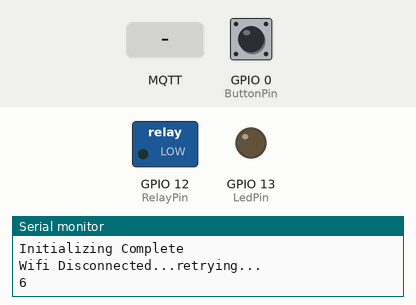
This sketch was run on a simulated ESP8266 (NodeMCU). Shown: switched loads named in the sketch (green lamp = pin HIGH), output pins drawn as LEDs (lit = HIGH), the last lines printed to the serial monitor. Inputs (shaded band) come from the test bench; at power-on: GPIO 0 (ButtonPin) HIGH. WiFi joins after 1.5 s; servers stay silent unless stated; random numbers use the default seed unless the sketch sets one; no MQTT or app messages arrive unless stated.

Above: at 1.5 s.
1.6 s: GPIO 0 (ButtonPin) pulled LOW for 0.15 s
At 2.5 s:
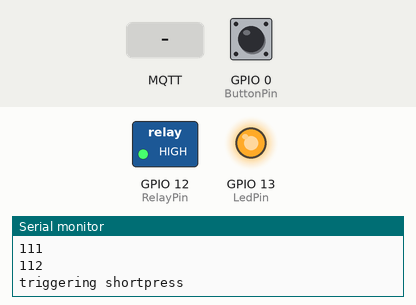
6.2 s: MQTT message "0" arrives on the first subscribed topic
At 6.5 s:
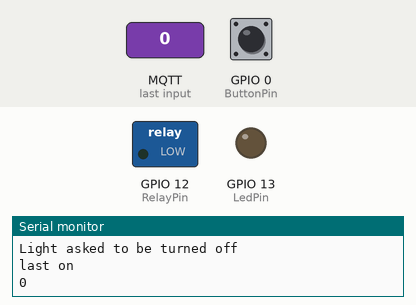
7.7 s: GPIO 0 (ButtonPin) pulled LOW for 1 s
At 9.6 s:
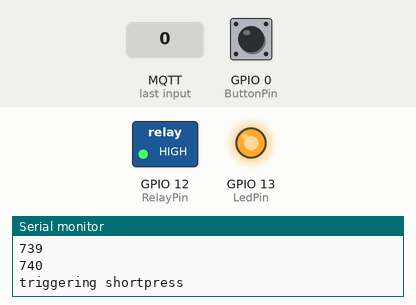
10.2 s: MQTT message "2" arrives on the first subscribed topic
At 10.7 s:
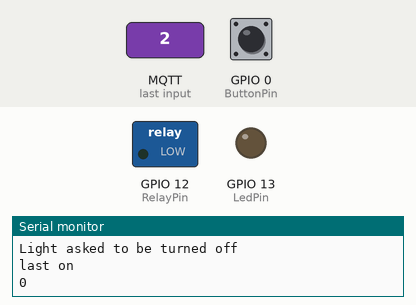
Timing chart, 0 to 12.7 s (numbered marks = the images above; inputs shaded):
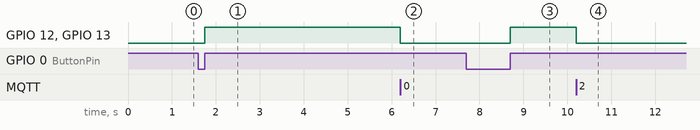

The sketch:

9-29-19.ino
```cpp
#include <ESP8266WiFi.h>
#include <PubSubClient.h>
#include <ArduinoOTA.h>

// Wifi and MQTT types
WiFiClient espClient;
PubSubClient client(espClient);

  unsigned long currentMillis = millis();

  int RelayPin = 12;
  int LedPin = 13;
  int ButtonPin = 0;

// Variables for Wifi
  const char* ssid = "Media2.4ghz";
  const char* password = "Leonardo";
  const char* host = "devtest";
  unsigned long previousMillisWifi;

// Variables for MQTT
  const char* mqtt_server = "192.168.50.100";
  const char* mqtt_user = "nstrand";
  const char* mqtt_pass = "Porkchop912254";
  const char* InTopic = "/test/in";
  const char* OutTopic = "/test/out";
  unsigned long previousMillisMQTT;
  String clientId = "devtest-";

// Variables for Button/Math
  unsigned long previousMillisLongPress;
  bool pressPending = false;
  bool lastButton = false;
  bool lastOn = false;
  bool longPress = false;
  int heldTime = 0;
  int longPressAmount = 2000; // delay before it's a "long press"
  int longPressDelay = 10000; // 10 seconds delay

void setup() {
  Serial.begin(115200);
  pinMode(RelayPin, OUTPUT);
  pinMode(LedPin, OUTPUT);
  pinMode(ButtonPin, INPUT);
  Serial.println("MAC: " + WiFi.macAddress());
  initializeWifi();
  initializeMQTT();
  initializeOTA();
  Serial.println("Initializing Complete");
}

void loop() {
  // PubSub checks
  client.loop();
  // OTA Handle
  ArduinoOTA.handle();
  // Check the button and count
  buttonWatch();
  // Check Wifi Connection, reconnect if offline
  if (WiFi.status() != WL_CONNECTED) {
    connectWifi();
  // Check MQTT Connection, reconnect if offline
  } else if (!client.connected()) {
    if (currentMillis - previousMillisMQTT >= 5000) {
      connectMQTT();
      previousMillisMQTT = currentMillis;
    } else {
      // Variables for Delays
    }
  }
}

void initializeWifi() {
  Serial.println("Initializing WiFi");
  WiFi.hostname(host);
  delay(50);
  WiFi.begin(ssid, password);
  delay(50);
  WiFi.mode(WIFI_STA); // Makes it only a Wifi client, not an AP
  delay(50);
  connectWifi();
  Serial.println("WiFi Initialized");
}

void initializeMQTT() {
  Serial.println("Initializing MQTT");
  delay(50);
  client.setServer(mqtt_server, 1883);
  delay(50);
  client.setCallback(callback);
  delay(50);
  connectMQTT();
  Serial.println("MQTT Initialized");
}

void callback(char* topic, byte* payload, unsigned int length) {
  Serial.print("Message arrived [");
  Serial.print(topic);
  Serial.print("] ");
  for (int i = 0; i < length; i++) {
    Serial.print((char)payload[i]);
  }
  Serial.println();
  if ((char)payload[0] == '1') {
    lightStatus(true);
  } else {
    lightStatus(false);
  }
}

void initializeOTA() {
  Serial.println("Booting OTA");
  // Port defaults to 8266
  //ArduinoOTA.setPort(8266);
  // Hostname defaults to esp8266-[ChipID]
  ArduinoOTA.setHostname(host);
  // No authentication by default
  ArduinoOTA.setPassword("admin");
  // Password can be set with it's md5 value as well
  // MD5(admin) = 21232f297a57a5a743894a0e4a801fc3
  // ArduinoOTA.setPasswordHash("21232f297a57a5a743894a0e4a801fc3");
  ArduinoOTA.onStart([]() {
    String type;
    if (ArduinoOTA.getCommand() == U_FLASH) {
      type = "sketch";
    } else { // U_SPIFFS
      type = "filesystem";
    }
    // NOTE: if updating SPIFFS this would be the place to unmount SPIFFS using SPIFFS.end()
    Serial.println("Start updating " + type);
  });
  ArduinoOTA.onEnd([]() {
    Serial.println("\nEnd");
  });
  ArduinoOTA.onProgress([](unsigned int progress, unsigned int total) {
    Serial.printf("Progress: %u%%\r", (progress / (total / 100)));
  });
  ArduinoOTA.onError([](ota_error_t error) {
    Serial.printf("Error[%u]: ", error);
    if (error == OTA_AUTH_ERROR) {
      Serial.println("Auth Failed");
    } else if (error == OTA_BEGIN_ERROR) {
      Serial.println("Begin Failed");
    } else if (error == OTA_CONNECT_ERROR) {
      Serial.println("Connect Failed");
    } else if (error == OTA_RECEIVE_ERROR) {
      Serial.println("Receive Failed");
    } else if (error == OTA_END_ERROR) {
      Serial.println("End Failed");
    }
  });
  ArduinoOTA.begin();
  Serial.println("Ready");
  Serial.print("IP address: ");
  Serial.println(WiFi.localIP());
}

// Reconnect processes
void connectWifi() {
  // Variables for Delays
  const long interval = 1000;
  //
  if (WiFi.status() != WL_CONNECTED) {
    if (currentMillis - previousMillisWifi >= interval) {
      Serial.println("Wifi Disconnected...retrying...");
      previousMillisWifi = currentMillis;
      Serial.println(WiFi.status());
    }
  }
}

void connectMQTT() {
  const char* message_buffer;
  lastOn = digitalRead(RelayPin);
  //
  if (lastOn == 1) {
    message_buffer = "1";
  }
  else {
    message_buffer = "0";
  }
  if (!client.connected() && WiFi.status() == WL_CONNECTED) {
    Serial.println("Attempting MQTT connection...");
    // Create a random client ID
    clientId += String(random(0xffff), HEX);
    // Attempt to connect
    if (client.connect(host,mqtt_user,mqtt_pass)) {
      Serial.println("connected");
      // Once connected, publish current status...
      client.publish(OutTopic, message_buffer, 1);
      client.publish(InTopic, message_buffer, 1);
      Serial.println("Message Buffer:");
      Serial.println(message_buffer);
      Serial.println("Last on:");
      Serial.println(lastOn );
      // ... and resubscribe
      client.subscribe(InTopic);
    } else {
      Serial.print("failed, rc=");
      Serial.print(client.state());
    }
  }
}

void buttonWatch () {
  int buttonStatus = digitalRead(ButtonPin);
  lastOn = digitalRead(RelayPin);
  currentMillis = millis();
  if (buttonStatus == LOW) {
    if (!lastButton) {
      cleanup();
      Serial.print("fresh press");
      lastButton = true;
      previousMillisLongPress = currentMillis;
      pressPending = true;
    }
    buttonCounter();
  } else {
    lastButton = false;
    if (pressPending == true) {
      if (longPress == true) {
        if (currentMillis - previousMillisLongPress >= longPressDelay) {
          Serial.println("triggering longpress");
          lightToggle();
          previousMillisLongPress = currentMillis;
        }
      } else {
        Serial.println("triggering shortpress");
        lightToggle();
      }
    }
  }
}

void cleanup() {
  pressPending = false;
  longPress = false;
  heldTime = 0;
  currentMillis = millis();
}

void buttonCounter() {
  heldTime++;
  Serial.println(heldTime);
  if (heldTime >= longPressAmount) {
    longPress = true;
  } else {
    longPress = false;
  }
}

void lightToggle () {
  lastOn = digitalRead(RelayPin);
  if (lastOn == true) {
    digitalWrite(RelayPin, LOW);
    digitalWrite(LedPin, LOW);
  } else if (lastOn == false) {
    digitalWrite(RelayPin, HIGH);
    digitalWrite(LedPin, HIGH);
  }
  delay(50); // do a little bounce delay
  lastOn = digitalRead(RelayPin);
  updateMQTT(lastOn);
}

void lightStatus (bool DesiredState) {
  lastOn = digitalRead(RelayPin);
  if (DesiredState == true) {
    if (lastOn == true) {
      Serial.println("Light Already On");
    } else {
      digitalWrite(RelayPin, HIGH);
      digitalWrite(LedPin, HIGH); //High Off, Low Green
    }
  } else if (DesiredState == false) {
      if (lastOn == true) {
        digitalWrite(RelayPin, LOW);
        digitalWrite(LedPin, LOW); //High Off, Low Green
        Serial.println("Light asked to be turned off");
      } else {
        Serial.println("Light Already Off");
      }
    }
    delay(50); // do a little bounce delay
    lastOn = digitalRead(RelayPin);
    updateMQTT(lastOn);
    Serial.println("last on");
    Serial.println(lastOn);
}

void updateMQTT(int PinStatus) {
  if (PinStatus == HIGH) {
    client.publish(OutTopic, "1");
  } else {
    client.publish(OutTopic, "0");
  }
  cleanup();
}
```

Measured:
- after the input at 1.6 s, GPIO 12 (RelayPin), GPIO 13 (LedPin): LOW → HIGH after 0.15 s
- after the input at 6.2 s, GPIO 12 (RelayPin), GPIO 13 (LedPin): HIGH → LOW at once
- after the input at 7.7 s, GPIO 12 (RelayPin), GPIO 13 (LedPin): LOW → HIGH after 1.0 s
- after the input at 10.2 s, GPIO 12 (RelayPin), GPIO 13 (LedPin): HIGH → LOW at once
